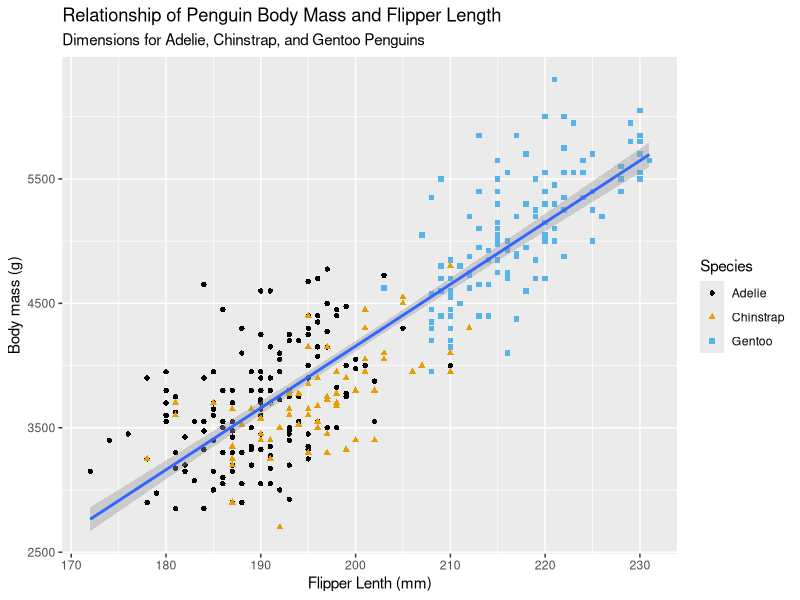
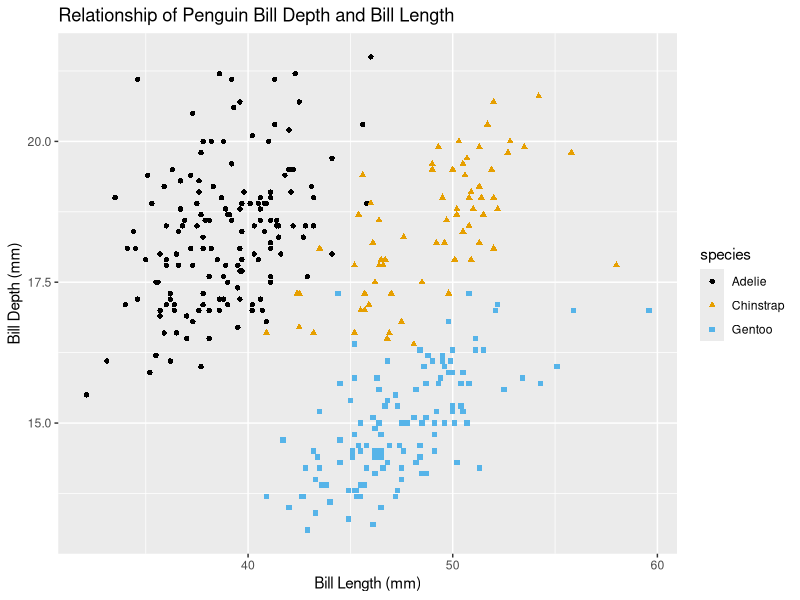
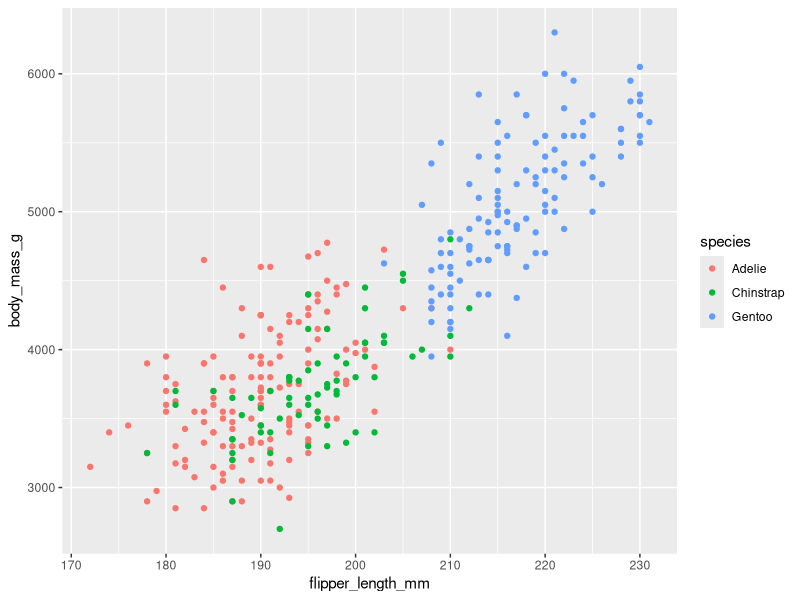
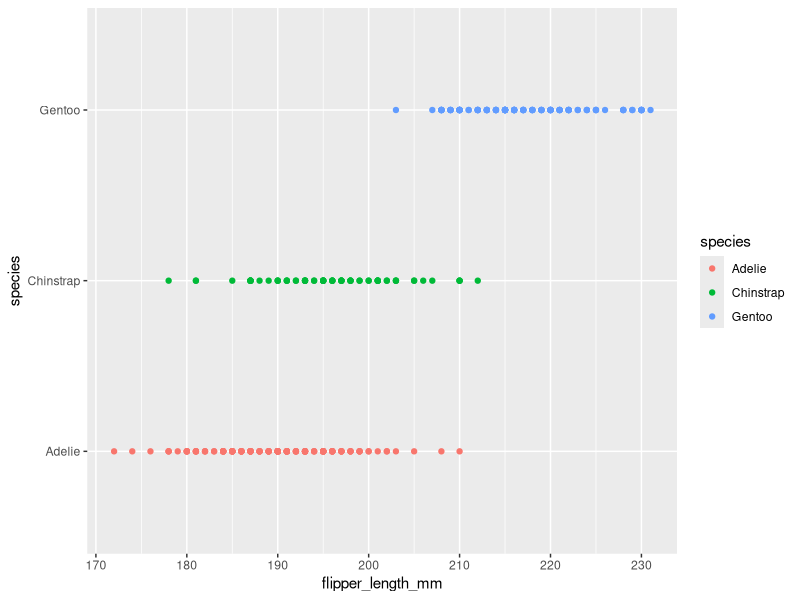
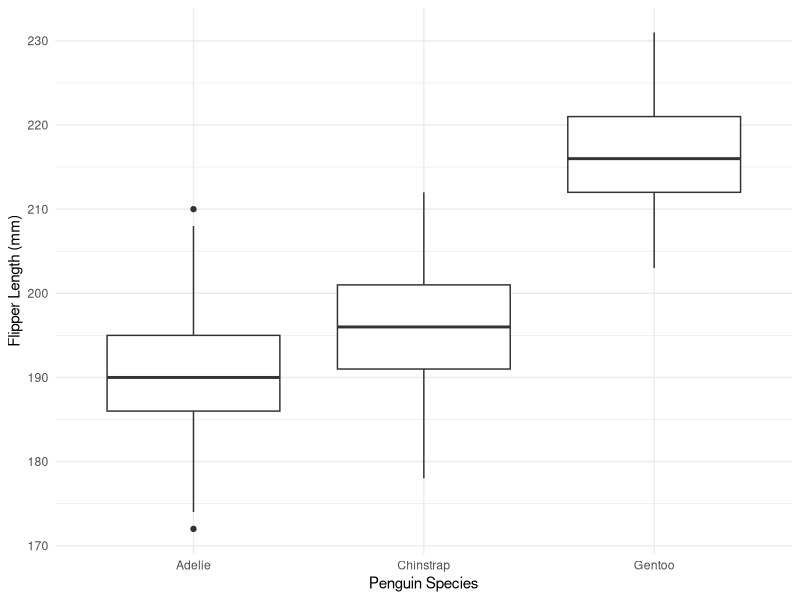
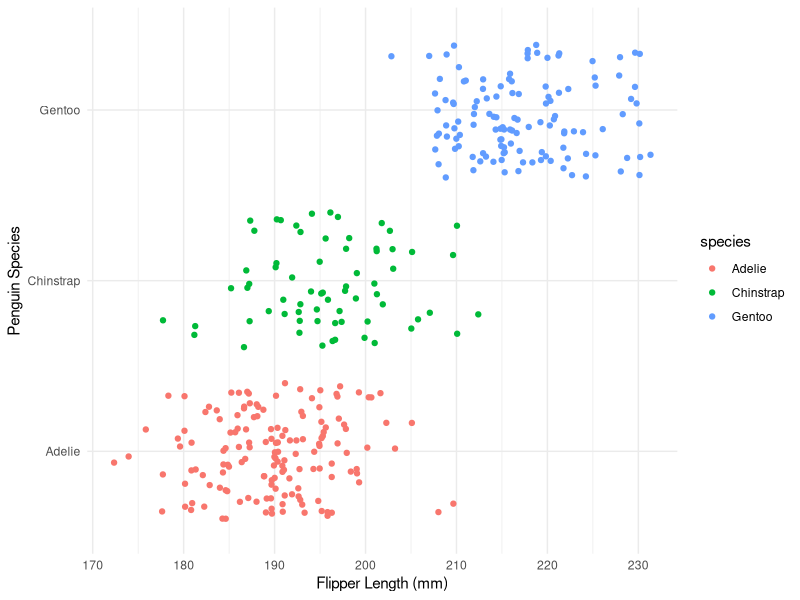

Here is the R script that generated these plots, in order: (Note: this script raises an error after producing the figures.)

library(tidyverse)
library(ggplot2)

install.packages("palmerpenguins")
library(palmerpenguins)

install.packages("ggthemes")
library(ggthemes)

glimpse(penguins)
view(penguins)

#preparing the graph to analyze flipper length and the mass of a penguin
ggplot(
  data = penguins,
  mapping = aes(x = flipper_length_mm, y = body_mass_g)
) +
  geom_point(mapping = aes(color=species, shape=species))+
  geom_smooth(method = "lm")+
  labs(
    title = "Relationship of Penguin Body Mass and Flipper Length",
    subtitle = "Dimensions for Adelie, Chinstrap, and Gentoo Penguins",
    x = "Flipper Lenth (mm)", y = "Body mass (g)",
    color = "Species", shape="Species"
  )+
  scale_color_colorblind()
#> Warning: Removed 2 rows containing missing values or values outside the scale range
#> (`geom_point()`).


#1.2.5 Exercises -------------------------------------------------
#How many rows are in penguins? How many columns? = 344 rows and 8 columns

#What does the bill_depth_mm variable in the penguins data frame describe? Read the help for ?penguins to find out. = a number denoting bill depth (millimeters)



#Make a scatterplot of bill_depth_mm vs. bill_length_mm. That is, make a scatterplot with bill_depth_mm on the y-axis and bill_length_mm on the x-axis. Describe the relationship between these two variables.
ggplot(
  data = penguins,
  mapping = aes(x = bill_length_mm, y = bill_depth_mm)
)+
  geom_point(mapping = aes(color=species, shape=species))+
  labs(
    title = "Relationship of Penguin Bill Depth and Bill Length",
    x = "Bill Length (mm)", y = "Bill Depth (mm)"
  )+
  scale_color_colorblind()
#the observed difference is that both Chinstrap penguins and Gentoo penguins hover at around the same bill lengths but have different bill depths. The Chinstrap penguins have more bill depths. On the other hand, Adelie penguins and Chinstrap have around the same Bill depths but Chinstrap penguins have greater bill lengths.
  ggplot(
    data = penguins,
    mapping = aes(x = flipper_length_mm, y = body_mass_g)
  )+
  geom_point(mapping = aes(color=species))
  
  

#What happens if you make a scatterplot of species vs. bill_depth_mm? What might be a better choice of geom?
  ggplot(
    data = penguins,
    mapping = aes(x = flipper_length_mm, y = species)
  )+
    geom_point(mapping = aes(color=species))
#all dots are displayed horizontally in one line and not scattered. A better choice of geom is the box plot or jitter geom:
  #The boxplot compactly displays the distribution of a continuous variable. It visualises five summary statistics (the median, two hinges and two whiskers), and all "outlying" points individually.
  ggplot(penguins, aes(x = species, y = flipper_length_mm)) +
    geom_boxplot() +
    xlab("Penguin Species") +
    ylab("Flipper Length (mm)") +
    theme_minimal()
#The jitter geom is a convenient shortcut for geom_point(position = "jitter"). It adds a small amount of random variation to the location of each point, and is a useful way of handling overplotting caused by discreteness in smaller datasets.
  ggplot(penguins, aes(x = flipper_length_mm, y = species, color = species)) +
    geom_jitter() +
    xlab("Flipper Length (mm)") +
    ylab("Penguin Species") +
    theme_minimal()
  
  
  

#  Why does the following give an error and how would you fix it?
 ggplot(data = penguins) + 
 geom_point()
 #it is missing the x and y plots. Fix is below:
 ggplot(
   data = penguins,
   mapping = aes(x = flipper_length_mm, y = bill_depth_mm)
   ) + 
   geom_point()
 
 
#What does the na.rm argument do in geom_point()? What is the default value of the argument? Create a scatterplot where you successfully use this argument set to TRUE.
 #If FALSE, the default, missing values are removed with a warning. If TRUE, missing values are silently removed. The default is FALSE.
 
 ggplot(
   data = penguins,
   mapping = aes(x = flipper_length_mm, y = body_mass_g)
 ) +
   geom_point(na.rm = TRUE, mapping = aes(color=species, shape=species))+
   geom_smooth(method = "lm")+
   labs(
     title = "Relationship of Penguin Body Mass and Flipper Length",
     subtitle = "Dimensions for Adelie, Chinstrap, and Gentoo Penguins",
     x = "Flipper Lenth (mm)", y = "Body mass (g)",
     color = "Species", shape="Species"
  )
 
 
 
#Add the following caption to the plot you made in the previous exercise: “Data come from the palmerpenguins package.” Hint: Take a look at the documentation for labs().
 ggplot(
   data = penguins,
   mapping = aes(x = flipper_length_mm, y = bill_depth_mm)
 ) + 
   geom_point()+
   labs(
     title = "Data come from the palmerpenguins package."
   )
 
 ggplot(
   data= penguins,
   mapping = aes(x=flipper_length_mm, y = body_mass_g)
 )+
   geom_point(mapping = aes(color=species))+
   geom
 
 
 
 
#Recreate the following visualization. What aesthetic should bill_depth_mm be mapped to? And should it be mapped at the global level or at the geom level?
 ggplot(
   data = penguins,
   mapping = aes(x = flipper_length_mm, y = body_mass_g, color=bill_depth_mm)) +
   geom_point(
     shape=18
   )+
   geom_smooth()
 
 ?shape
 
 
 ggplot(
   penguins, 
   aes(x = flipper_length_mm, y = body_mass_g, color = bill_depth_mm)) +
   geom_point() +  # Add points to the scatter plot
   scale_color_gradient(low = "lightblue", high = "darkblue") +  # Gradient scale for color
   labs(
     x = "Flipper Length (mm)",
     y = "Body Mass (g)",
     color = "Bill Depth (mm)"  # Label for the color legend
   ) +
   theme_minimal()
 
 
 
 ggplot(
   data = penguins,
   mapping = aes(x = flipper_length_mm, y = body_mass_g, color = island)
 ) +
   geom_point() +
   geom_smooth(se=FALSE) 
 
 
#Will these two graphs look different? Why/why not?
#ans: Yes, from my previous understanding, the attributes set globally are inherited by the geoms
   ggplot(
     data = penguins,
     mapping = aes(x = flipper_length_mm, y = body_mass_g)
   ) +
   geom_point() +
   geom_smooth()
 
 ggplot() +
   geom_point(
     data = penguins,
     mapping = aes(x = flipper_length_mm, y = body_mass_g)
   ) +
   geom_smooth(
     data = penguins,
     mapping = aes(x = flipper_length_mm, y = body_mass_g)
   ) 
 
 #END OF THIS EXERCISE ↑ ----------------------------------------------------------

 
 
#bar graph with categorical data  
ggplot(
  penguins,
  aes(x = fct_infreq(species))
)+
  geom_bar()
 
#histogram with numerical data (continous)
 ggplot(
   penguins,
   aes(x = body_mass_g)
 )+
   geom_histogram(binwidth = 200)
#experimenting with bindwidths for histograms
 ggplot(penguins, aes(x = body_mass_g)) +
   geom_histogram(binwidth = 20)
 ggplot(penguins, aes(x = body_mass_g)) +
   geom_histogram(binwidth = 2000)
 
#Density plot
 ggplot(penguins, aes(x = body_mass_g)) +
   geom_density()
 
 
# 1.4.3 Exercises ------------------------------------------------------------------
#Make a bar plot of species of penguins, where you assign species to the y aesthetic. How is this plot different?
 #the bars are in a different direction (horizontal rather than vertical)
 ggplot(
   penguins,
   aes(y=species)
 )+
   geom_bar()
 

 
 #How are the following two plots different? Which aesthetic, color or fill, is more useful for changing the color of bars?
#ans: my guess was fill. Color is the outline of the bars and fill is the color of the bars
   ggplot(penguins, aes(x = species)) +
   geom_bar(color = "red")
 
 ggplot(penguins, aes(x = species)) +
   geom_bar(fill = "red")
 
 
 
 #What does the bins argument in geom_histogram() do?
 #Number of bins. Overridden by binwidth. Defaults to 30.
 ggplot(penguins, aes(x = body_mass_g)) +
   geom_histogram()
?geom_histogram
 summary(diamonds)
 dim(diamonds)    #gets the number of rows and columns
 names(diamonds)  #see the column names
 
 #Make a histogram of the carat variable in the diamonds dataset that is available when you load the tidyverse package. Experiment with different binwidths. What binwidth reveals the most interesting patterns?
 data("diamonds")
 ?diamonds
 view(diamonds)
 glimpse(diamonds)
 ggplot(
   diamonds, 
   aes(x=carat)
  ) +
  geom_histogram(fill="steelblue", color="black", binwidth = 0.1) +
  ggtitle("Histogram of Price Values")
 #0.1 reveals the most interesting results in my opinion. 0.0.1 does also because it looks like there is a repeating trend.
 
 #create scatterplot of carat vs. price, using cut as color variable
 ggplot(
  diamonds,
  aes(x=carat, y=price, color=cut)
 )+
  geom_point()
 
 
 #END OF THIS EXERCISE ↑ ----------------------------------------------------------
 
 
#an alternative of a histogram
 ggplot(penguins, aes(x = body_mass_g)) +
   geom_freqpoly()
?geom_freqpoly 
 
 
# a box plot
 ggplot(penguins, aes(x = species, y = body_mass_g)) +
   geom_boxplot()

#a geom density graph
ggplot(
  penguins,
  aes(x = body_mass_g, color=species)
) +
  geom_density(linewidth=0.75)
 

ggplot(
  penguins, 
  aes(x=body_mass_g, color=species, fill=species)
)+
  geom_density(alpha=0.2)
 

#note: having the two categories stacked like this creates a stacked-bar plot
ggplot(
  penguins,
  aes(x = island, fill=species)
)+
  geom_bar()
 
 
#using fill in a bar geom to get a relative frequency plot (setting postion to "fill")
ggplot(
  penguins,
  aes(x = island, fill=species)
) +
  geom_bar(position = "fill")
 
 
ggplot(penguins, aes(x = flipper_length_mm, y = body_mass_g)) +
  geom_point()
 
 
 #three or more variables (done by mapping additional categories to aesthetics)
 ggplot(
   penguins,
   aes(x=flipper_length_mm, y=body_mass_g)
 )+
   geom_point(aes(color=island, shape=species))
 
 
 #ADDING TOO MANY AESTHETIC MAPPINGS makes it cluttered and difficult to make sense of.
 #splitting the plot into facets(subplots) that each display one subset of data.
 #we use facet_wrap() but REMEMBER THAT THE PARAMETER MUST BE CATEGORICAL
 
 ggplot(
   penguins,
   aes(x=flipper_length_mm, y=body_mass_g)
 )+
   geom_point(
     aes(color=species, shape=island)
   )+
   facet_wrap(
     ~island
   )
 
 
 
 
 
 # 1.5.5 Exercises ------------------------------------------------------------------
#The mpg data frame that is bundled with the ggplot2 package contains 234 observations collected by the US Environmental Protection Agency on 38 car models. Which variables in mpg are categorical? Which variables are numerical? (Hint: Type ?mpg to read the documentation for the dataset.) How can you see this information when you run mpg?
?mpg
 view(mpg)
 
 #to see the list of columns(variables in this dataset)
 names(mpg)
 #categorical variables=> manufacturer, trans, driv, fl, class 
 #numerical variables=> model, displ, year, cyl, cty, hwy
 
 #to see the number of rows and columns: 234 rows and 11 columns
 dim(mpg)
 

 
 
#Make a scatterplot of hwy vs. displ using the mpg data frame. Next, map a third, numerical variable to color, then size, then both color and size, then shape. How do these aesthetics behave differently for categorical vs. numerical variables?
 
ggplot(
  mpg,
  aes(x=hwy, y=displ)
) +
  geom_point(
    aes(color=cyl)
  )#color mapped to cyl

ggplot(
  mpg,
  aes(x=hwy, y=displ)
) +
  geom_point(
    aes(size=cty)
  )#size mapped to cty

ggplot(
  mpg,
  aes(x=hwy, y=displ)
) +
  geom_point(
    aes(color=cyl, size=cty)
  )# color mapped to cyl and size mapped to cty

ggplot(
  mpg,
  aes(hwy,displ)
) +
  geom_point(
    aes(shape=cyl)
  ) + 
  scale_shape_binned()# shape mapped to cyl (needs the scale_shape_binned() function)
?aes
 


#In the scatterplot of hwy vs. displ, what happens if you map a third variable to linewidth?
#ans=> we get the following warning message:
#Warning message:
  #In geom_point(aes(linewidth = cyl)) :
  #Ignoring unknown aesthetics: linewidth
ggplot(
  mpg,
  aes(x=hwy, y=displ)
) +
  geom_point(
    aes(linewidth=cyl)
  )


#What happens if you map the same variable to multiple aesthetics?
#ans=> They are all collected into one in the labeling of the plot on the right side, making more variations for the same variable.
ggplot(
  mpg,
  aes(x=hwy, y=displ)
) +
  geom_point(
    aes(shape=drv, color=drv, size=drv)
  )

unique(mpg$trans) #gets the unique values from a column in a dataset


ggplot(mpg, aes(x = displ, y = hwy, color = class, size = class)) + #sets a variable for two aeshetic values
  geom_point() +
  scale_color_brewer(palette = "Set3") +              #sets the colors for the points
  scale_size_manual(values = c(1,2,3,4,5,6,7)) +      #adjusts the size of the shapes
  labs(color = "Car Class", size = "Car Class")      #having the same name collects two labels into one, if they are similar
  


#Make a scatterplot of bill_depth_mm vs. bill_length_mm and color the points by species. What does adding coloring by species reveal about the relationship between these two variables? What about faceting by species?
#its lets us better understand the ration of the bill depth and bill length in the different species of us penguins. It teaches us what relationship the species of a penguin has with is bodily features. 
ggplot(
  penguins,
  aes(bill_depth_mm, bill_length_mm, color=species)
)+
  geom_point()
  

#Why does the following yield two separate legends? How would you fix it to combine the two legends?
#ans=> as previously learned, having aesthetics labeled with the same name, given they are similar, collects them both into one label.
  ggplot(
    data = penguins,
    mapping = aes(
      x = bill_length_mm, y = bill_depth_mm, 
      color = species, shape = species
    )
  ) +
  geom_point() +
  labs(color = "Species", shape="Species")



  
#Create the two following stacked bar plots. Which question can you answer with the first one? Which question can you answer with the second one?
#ans=>With the first graph you can answer what percentage of each penguin species are occupying each island.
#with the second plot you can answer what which species of penguins are found on each island.
ggplot(penguins, aes(x = island, fill = species)) +
  geom_bar(position = "fill")
ggplot(penguins, aes(x = species, fill = island)) +
  geom_bar(position = "fill")


 
 
 #END OF THIS EXERCISE ↑ ----------------------------------------------------------
 
 
 
 
 
 
 
 
 
 